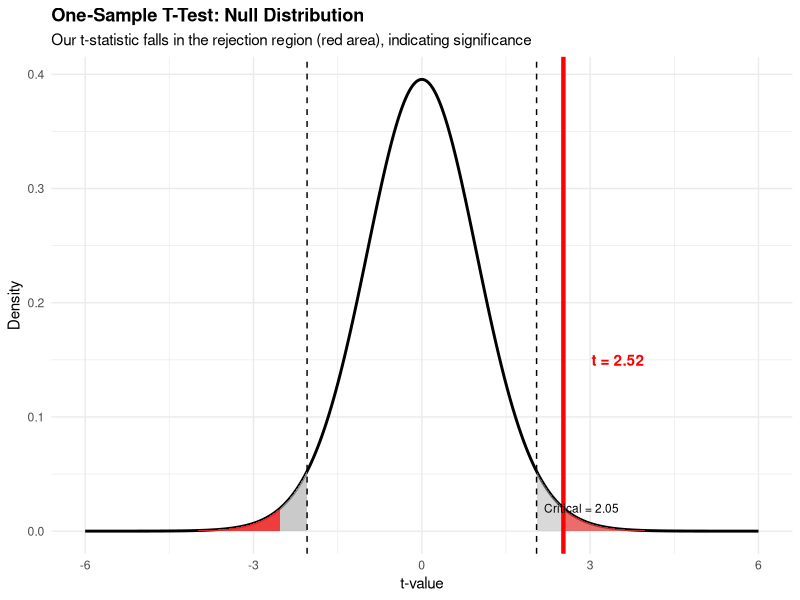
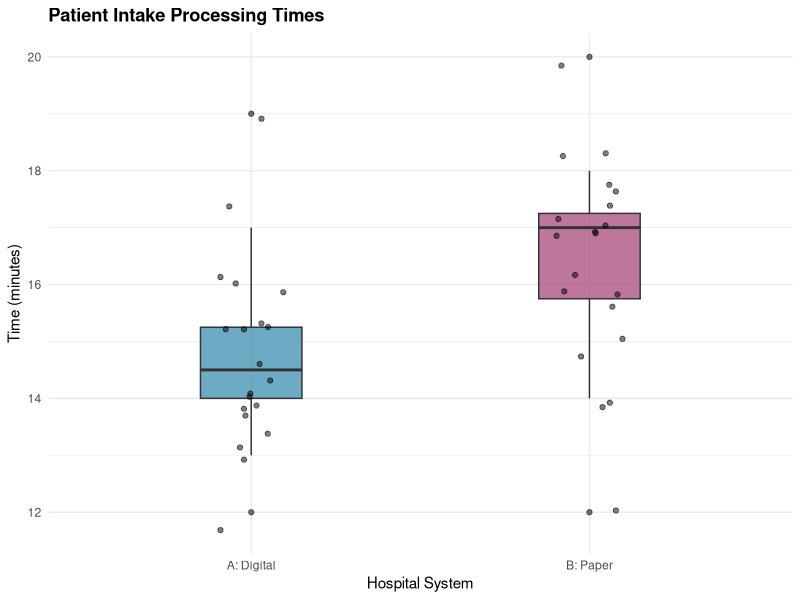
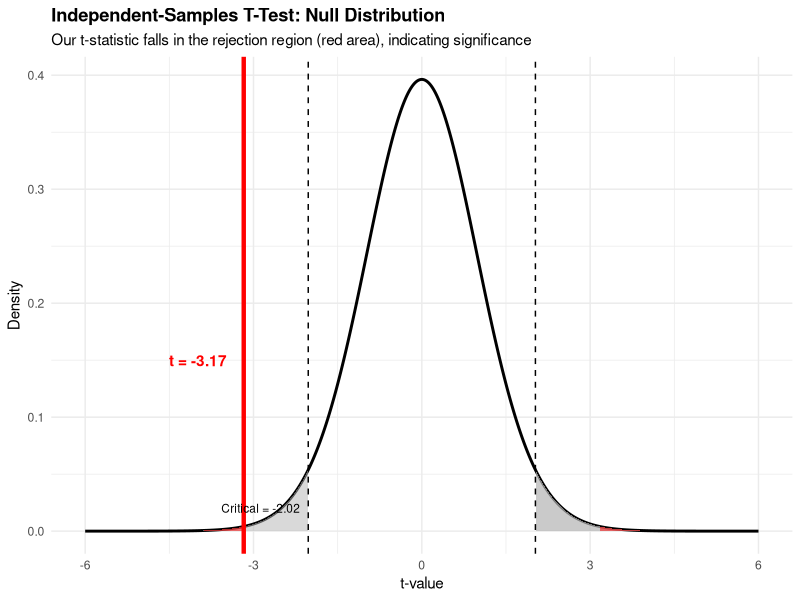
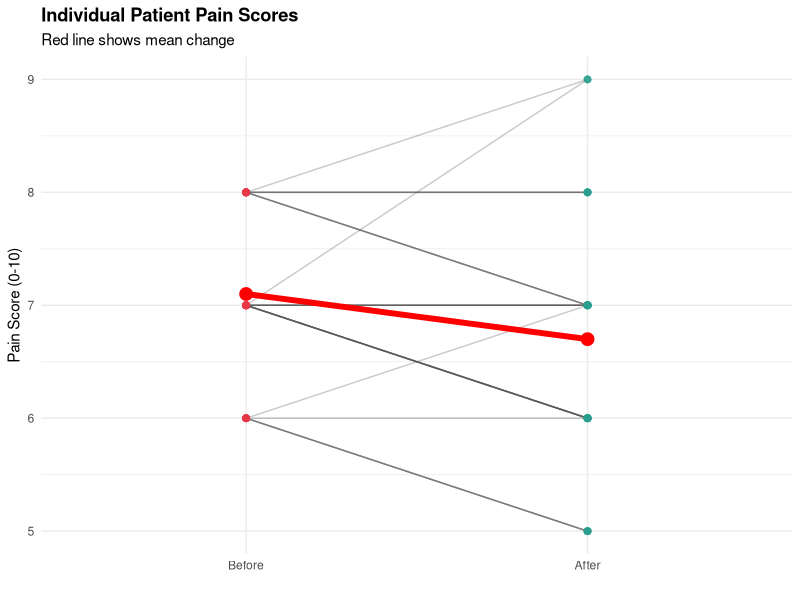
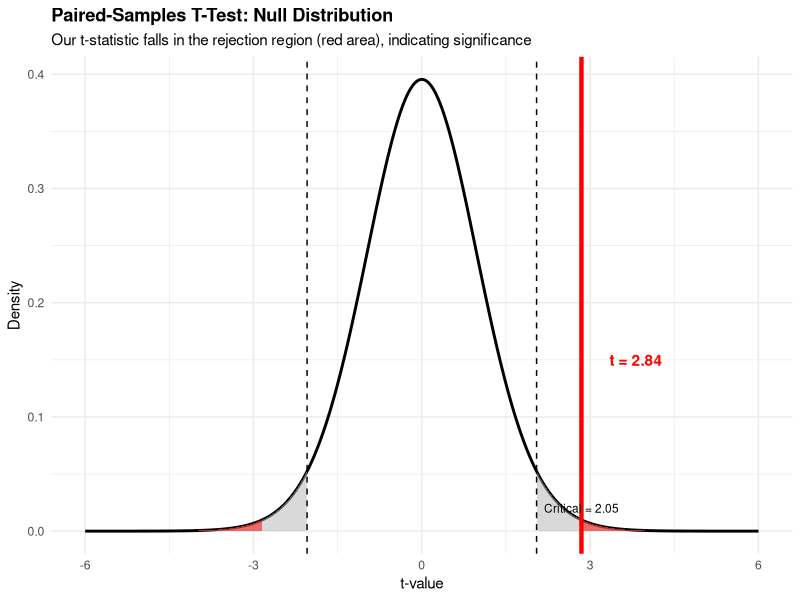

Write R code to recreate these figures, in order.
## ---- chunk 1
#| label: setup
#| include: false
library(ggplot2)
library(dplyr)
library(parameters)
library(gridExtra)
set.seed(2026)
## ---- chunk 2
#| label: one-sample-example
# Sample data: ED waiting times (minutes) from 30 patients
waiting_times <- c(47, 48, 50, 44, 49, 46, 42, 51, 45, 48,
                   44, 47, 46, 43, 48, 45, 47, 41, 49, 44,
                   50, 43, 46, 42, 47, 48, 49, 44, 46, 47)

# Calculate statistics
n <- length(waiting_times)
x_bar <- mean(waiting_times)
s <- sd(waiting_times)
mu_0 <- 45  # benchmark (regional average)

# Calculate t-statistic manually
t_stat <- (x_bar - mu_0) / (s / sqrt(n))
## ---- chunk 3
#| echo: false
cat("Sample size:", n)
cat("Sample mean:", round(x_bar, 2), "minutes")
cat("Sample SD:", round(s, 2), "\n")
cat("Standard error:", round(s/sqrt(n), 2))
cat("t-statistic:", round(t_stat, 2))
## ---- chunk 4
#| label: one-sample-viz
#| echo: false
#| fig-width: 8
#| fig-height: 5

# Create t-distribution plot
df <- n - 1
x_range <- seq(-6, 6, length.out = 1000)
y_values <- dt(x_range, df)

# Critical values for alpha = 0.05 (two-tailed)
crit_val <- qt(0.975, df)

ggplot(data.frame(x = x_range, y = y_values), aes(x, y)) +
  geom_line(linewidth = 1) +
  geom_area(data = subset(data.frame(x = x_range, y = y_values), x <= -crit_val),
            aes(x, y), fill = "gray70", alpha = 0.7) +
  geom_area(data = subset(data.frame(x = x_range, y = y_values), x >= crit_val),
            aes(x, y), fill = "gray70", alpha = 0.5) +
  geom_area(data = subset(data.frame(x = x_range, y = y_values), x <= -t_stat),
            aes(x, y), fill = "red", alpha = 0.7) +
  geom_area(data = subset(data.frame(x = x_range, y = y_values), x >= t_stat),
            aes(x, y), fill = "red", alpha = 0.5) +
  geom_vline(xintercept = c(-crit_val, crit_val), linetype = "dashed") +
  geom_vline(xintercept = t_stat, color = "red", linewidth = 1.5) +
  annotate("text", x = t_stat + 0.5, y = 0.15, label = paste("t =", round(t_stat, 2)),
           color = "red", hjust = 0, fontface = "bold") +
  annotate("text", x = crit_val, y = 0.02, label = paste("Critical =", round(crit_val, 2)),
           hjust = -0.1, size = 3) +
  labs(title = "One-Sample T-Test: Null Distribution",
       subtitle = "Our t-statistic falls in the rejection region (red area), indicating significance",
       x = "t-value", y = "Density") +
  theme_minimal() +
  theme(plot.title = element_text(face = "bold"))
## ---- chunk 5
#| label: one-sample-ttest

# Perform one-sample t-test
result <- t.test(waiting_times, mu = 45)
parameters(result)
## ---- chunk 6
#| label: independent-example

# Hospital A (Digital): Processing times in minutes
hospital_A <- c(15, 16, 13, 15, 14, 13, 17, 14, 15, 14,
                15, 16, 14, 15, 12, 14, 13, 16, 14, 19)

# Hospital B (Paper): Processing times in minutes
hospital_B <- c(16, 18, 15, 17, 17, 16, 14, 20, 16, 18,
                17, 18, 14, 15, 17, 16, 18, 17, 17, 12)
## ---- chunk 7
#| label: independent-example pooled error and test-statistics
#| echo: false

# pooled SE
pool_se <- sqrt((((length(hospital_A) - 1) * sd(hospital_A)^2) + ((length(hospital_B) - 1) * sd(hospital_B)^2)) / (length(hospital_A) + length(hospital_B) - 2))
mean_diff <- mean(hospital_A) - mean(hospital_B)
ind_ttest_test_statistics <- mean_diff / (pool_se * sqrt(1/length(hospital_A) + 1/length(hospital_B)))
## ---- chunk 8
#| label: independent-example descriptive statistics
#| echo: false
# Summary statistics
cat("Hospital A (Digital):\n")
cat("  Mean:", round(mean(hospital_A), 2), "minutes\n")
cat("  SD:", round(sd(hospital_A), 2), "\n")
cat("  n:", length(hospital_A), "\n\n")

cat("Hospital B (Paper):\n")
cat("  Mean:", round(mean(hospital_B), 2), "minutes\n")
cat("  SD:", round(sd(hospital_B), 2), "\n")
cat("  n:", length(hospital_B), "\n\n")

cat("Difference between two sample means:", round(mean(mean_diff), 2), "minutes\n")
cat("Pooled Standard Deviation:", round(mean(pool_se), 2), "\n")
cat("t-value:", round(mean(ind_ttest_test_statistics), 2), "\n")
## ---- chunk 9
#| label: independent-viz
#| fig-width: 10
#| fig-height: 5
#| echo: false

# Create data frame
intake_data <- data.frame(
  time = c(hospital_A, hospital_B),
  hospital = factor(rep(c("A: Digital", "B: Paper"), each = 20))
)

# Box plot
ggplot(intake_data, aes(x = hospital, y = time, fill = hospital)) +
  geom_boxplot(alpha = 0.7, width=0.3) +
  geom_jitter(width = 0.1, alpha = 0.5) +
  scale_fill_manual(values = c("#2E86AB", "#A23B72")) +
  labs(title = "Patient Intake Processing Times",
       x = "Hospital System", y = "Time (minutes)") +
  theme_minimal() +
  theme(legend.position = "none",
        plot.title = element_text(face = "bold"))
## ---- chunk 10
#| label: independent-null-dist
#| echo: false
#| fig-width: 8
#| fig-height: 5

# Calculate t-statistic for the independent samples test
n1 <- length(hospital_A)
n2 <- length(hospital_B)
df_ind <- n1 + n2 - 2
t_stat_ind <- (mean(hospital_A) - mean(hospital_B)) /
              sqrt(((n1-1)*sd(hospital_A)^2 + (n2-1)*sd(hospital_B)^2) / df_ind * (1/n1 + 1/n2))

# Create t-distribution plot
x_range <- seq(-6, 6, length.out = 1000)
y_values <- dt(x_range, df_ind)

# Critical values for alpha = 0.05 (two-tailed)
crit_val <- qt(0.975, df_ind)

ggplot(data.frame(x = x_range, y = y_values), aes(x, y)) +
  geom_line(linewidth = 1) +
  geom_area(data = subset(data.frame(x = x_range, y = y_values), x <= -crit_val),
            aes(x, y), fill = "gray70", alpha = 0.5) +
  geom_area(data = subset(data.frame(x = x_range, y = y_values), x >= crit_val),
            aes(x, y), fill = "gray70", alpha = 0.7) +
  geom_area(data = subset(data.frame(x = x_range, y = y_values), x <= -abs(t_stat_ind)),
            aes(x, y), fill = "red", alpha = 0.5) +
  geom_area(data = subset(data.frame(x = x_range, y = y_values), x >= abs(t_stat_ind)),
            aes(x, y), fill = "red", alpha = 0.5) +
  geom_vline(xintercept = c(-crit_val, crit_val), linetype = "dashed") +
  geom_vline(xintercept = t_stat_ind, color = "red", linewidth = 1.5) +
  annotate("text", x = t_stat_ind - 0.3, y = 0.15, label = paste("t =", round(t_stat_ind, 2)),
           color = "red", hjust = 1, fontface = "bold") +
  annotate("text", x = -crit_val, y = 0.02, label = paste("Critical =", round(-crit_val, 2)),
           hjust = 1.1, size = 3) +
  labs(title = "Independent-Samples T-Test: Null Distribution",
       subtitle = "Our t-statistic falls in the rejection region (red area), indicating significance",
       x = "t-value", y = "Density") +
  theme_minimal() +
  theme(plot.title = element_text(face = "bold"))
## ---- chunk 11
#| label: independent-ttest

# Perform independent samples t-test
# var.equal = TRUE uses pooled variance (Student's t-test)
result_ind <- t.test(hospital_A, hospital_B, var.equal = TRUE)
parameters(result_ind)
## ---- chunk 12
#| label: paired-example

# Pain scores before and after intervention
before <- c(7, 8, 6, 7, 7, 8, 6, 7, 8, 7,
            7, 6, 8, 7, 7, 8, 7, 6, 8, 7,
            7, 8, 7, 6, 8, 7, 7, 8, 7, 6)

after <- c(6, 9, 5, 7, 6, 8, 5, 6, 8, 9,
           7, 5, 8, 6, 6, 8, 6, 6, 7, 7,
           6, 7, 7, 5, 7, 7, 7, 7, 6, 7)
## ---- chunk 13
#| echo: false
# Calculate differences
differences <- before - after

# Summary
cat("Before treatment:")
cat("  Mean:", round(mean(before), 2))
cat("  SD:", round(sd(before), 2), "\n\n")

cat("After treatment:")
cat("  Mean:", round(mean(after), 2))
cat("  SD:", round(sd(after), 2), "\n\n")

cat("Differences (Before - After):")
cat("  Mean:", round(mean(differences), 2))
cat("  SD:", round(sd(differences), 2), "\n\n")

cat("t-value:", round(mean(differences) / (sd(differences) / sqrt(length(differences))), 2), "\n")
## ---- chunk 14
#| label: paired-viz
#| echo: false
#| fig-width: 6
#| fig-height: 4

# Create data frame
pain_data <- data.frame(
  patient = rep(1:30, 2),
  time = factor(rep(c("Before", "After"), each = 30),
                levels = c("Before", "After")),
  score = c(before, after)
)

# Paired plot (spaghetti plot)
p1 <- ggplot(pain_data, aes(x = time, y = score, group = patient)) +
  geom_line(alpha = 0.3, color = "gray30") +
  geom_point(aes(color = time), size = 2, alpha = 0.7) +
  stat_summary(aes(group = 1), fun = mean, geom = "line",
               linewidth = 2, color = "red") +
  stat_summary(aes(group = 1), fun = mean, geom = "point",
               size = 4, color = "red") +
  scale_color_manual(values = c("#E63946", "#2A9D8F")) +
  labs(title = "Individual Patient Pain Scores",
       subtitle = "Red line shows mean change",
       x = "", y = "Pain Score (0-10)") +
  theme_minimal() +
  theme(legend.position = "none",
        plot.title = element_text(face = "bold"))
p1
## ---- chunk 15
#| label: paired-null-dist
#| echo: false
#| fig-width: 8
#| fig-height: 5

# Calculate t-statistic for the paired samples test
n_paired <- length(differences)
df_paired <- n_paired - 1
t_stat_paired <- mean(differences) / (sd(differences) / sqrt(n_paired))

# Create t-distribution plot
x_range <- seq(-6, 6, length.out = 1000)
y_values <- dt(x_range, df_paired)

# Critical values for alpha = 0.05 (two-tailed)
crit_val <- qt(0.975, df_paired)

ggplot(data.frame(x = x_range, y = y_values), aes(x, y)) +
  geom_line(linewidth = 1) +
  geom_area(data = subset(data.frame(x = x_range, y = y_values), x <= -crit_val),
            aes(x, y), fill = "gray70", alpha = 0.5) +
  geom_area(data = subset(data.frame(x = x_range, y = y_values), x >= crit_val),
            aes(x, y), fill = "gray70", alpha = 0.5) +
  geom_area(data = subset(data.frame(x = x_range, y = y_values), x <= -abs(t_stat_paired)),
            aes(x, y), fill = "red", alpha = 0.5) +
  geom_area(data = subset(data.frame(x = x_range, y = y_values), x >= abs(t_stat_paired)),
            aes(x, y), fill = "red", alpha = 0.5) +
  geom_vline(xintercept = c(-crit_val, crit_val), linetype = "dashed") +
  geom_vline(xintercept = t_stat_paired, color = "red", linewidth = 1.5) +
  annotate("text", x = t_stat_paired + 0.5, y = 0.15, label = paste("t =", round(t_stat_paired, 2)),
           color = "red", hjust = 0, fontface = "bold") +
  annotate("text", x = crit_val, y = 0.02, label = paste("Critical =", round(crit_val, 2)),
           hjust = -0.1, size = 3) +
  labs(title = "Paired-Samples T-Test: Null Distribution",
       subtitle = "Our t-statistic falls in the rejection region (red area), indicating significance",
       x = "t-value", y = "Density") +
  theme_minimal() +
  theme(plot.title = element_text(face = "bold"))
## ---- chunk 16
#| label: paired-ttest

# Perform paired samples t-test
result_paired <- t.test(before, after, paired = TRUE)
parameters(result_paired)
## ---- chunk 17
#| label: decision-table
#| echo: false

decision_df <- data.frame(
  Question = c(
    "Comparing to a known standard/benchmark?",
    "Two separate/independent groups?",
    "Same subjects measured twice?"
  ),
  Answer = c("Yes", "Yes", "Yes"),
  `Test Type` = c("One-sample t-test", "Independent-samples t-test", "Paired-samples t-test"),
  `R Function` = c("t.test(x, mu = value)", "t.test(x, y, var.equal = TRUE)", "t.test(x, y, paired = TRUE)")
)

knitr::kable(decision_df, col.names = c("Question", "If...", "t-Test Type", "R Function"))
